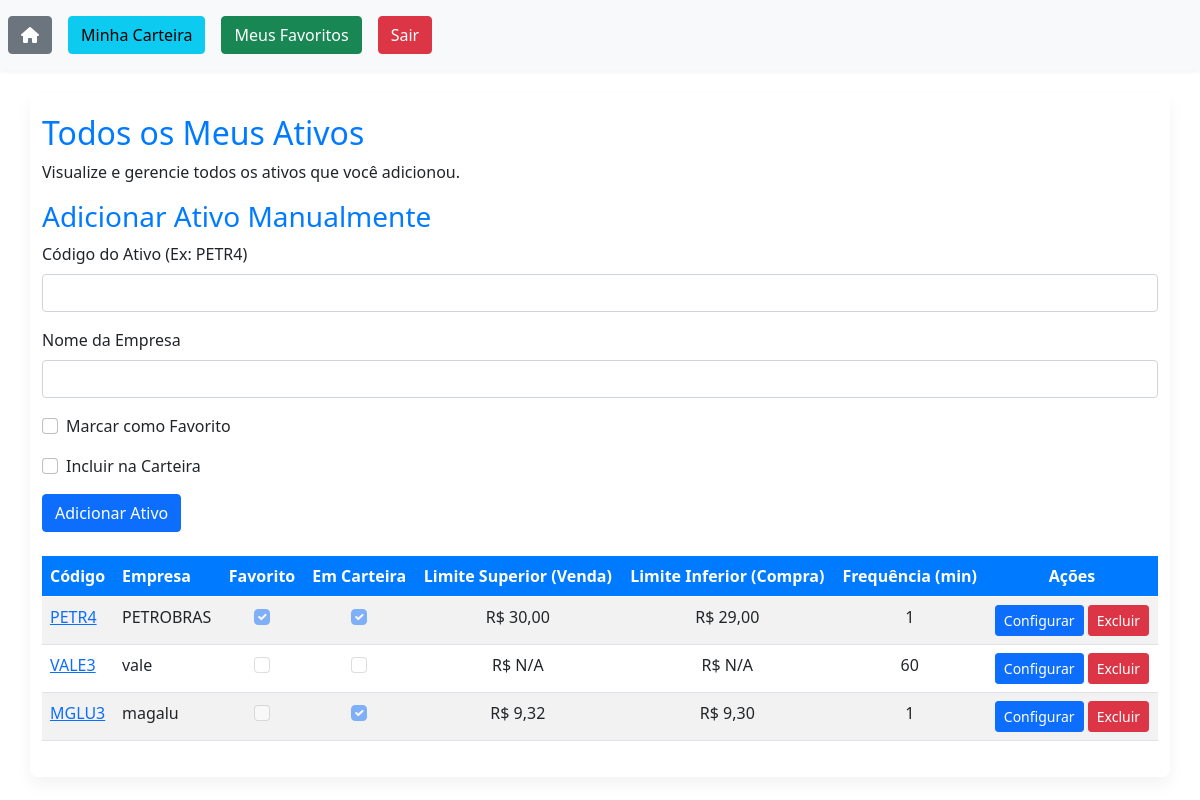
The page /ativos_user/ (signed in) on the database its author committed.
### ativos_user/models.py (models this page shows, shortened)
class AtivosUser(models.Model):
    user = models.ForeignKey(User, on_delete=models.CASCADE)
    ativo = models.ForeignKey(Ativo, on_delete=models.CASCADE) # Alterado para o novo modelo Ativo
    limite_superior = models.DecimalField(max_digits=10, decimal_places=2, null=True, blank=True)
    limite_inferior = models.DecimalField(max_digits=10, decimal_places=2, null=True, blank=True)
    intervalo_verificacao = models.IntegerField(default=60)  # in minutes
    favorito = models.BooleanField(default=False)
    em_carteira = models.BooleanField(default=False)
    last_alert_sent = models.DateTimeField(null=True, blank=True) # Novo campo

class Ativo(models.Model): # Novo modelo Ativo
    cod_ativo = models.CharField(max_length=10, unique=True)
    nome_empresa = models.CharField(max_length=100)

### ativos_user/views.py (the view)
# urls.py: path('', home_ativos, name='home_ativos'),
@login_required(login_url='login')
def home_ativos(request): # Nova view para a Home
    user = request.user
    busca = request.GET.get('cod-ativo')
    if busca:
        ativos_list = AtivosUser.objects.filter(
            Q(ativo__cod_ativo__icontains=busca) | Q(ativo__nome_empresa__icontains=busca),
            user=user,
        )
    else:
        ativos_list = AtivosUser.objects.filter(user=user) # Listar todos os ativos do usuário
    for ativo in ativos_list:
        ativo.form = AtivoUserForm(instance=ativo)
    paginacao = Paginator(ativos_list, 10)
    page = request.GET.get('page')
    ativos_por_pagina = paginacao.get_page(page)
    return render(request, 'home_ativos.html', {'ativos': ativos_por_pagina})

### ativos_user/templates/home_ativos.html (shortened to what this page needs)
{% extends 'base.html' %}
{% load static %}
{% block body %}
<div class="container mt-4">
    <div class="row">
        <div class="col">
            <h2>Todos os Meus Ativos</h2>
            <p>Visualize e gerencie todos os ativos que você adicionou.</p>
        </div>
    </div>
    <div class="row mb-4">
        <div class="col-md-12">
            <h3>Adicionar Ativo Manualmente</h3>
            <form method="POST" action="{% url 'ativos_user:add_manual_asset' %}">
                <div class="mb-3">
                    <label for="cod_ativo_manual" class="form-label">Código do Ativo (Ex: PETR4)</label>
                    <input type="text" class="form-control" id="cod_ativo_manual" name="cod_ativo" required>
                </div>
                <div class="mb-3">
                    <label for="nome_empresa_manual" class="form-label">Nome da Empresa</label>
                    <input type="text" class="form-control" id="nome_empresa_manual" name="nome_empresa" required>
                </div>
                <div class="mb-3 form-check">
                    <input type="checkbox" class="form-check-input" id="favorito_manual" name="favorito">
                    <label class="form-check-label" for="favorito_manual">Marcar como Favorito</label>
                </div>
                <div class="mb-3 form-check">
                    <input type="checkbox" class="form-check-input" id="em_carteira_manual" name="em_carteira">
                    <label class="form-check-label" for="em_carteira_manual">Incluir na Carteira</label>
                </div>
                <button type="submit" class="btn btn-primary">Adicionar Ativo</button>
            </form>
        </div>
    </div>
    <div class="table-responsive">
        <table class="table table-striped table-hover">
            <thead class="thead-dark">
                <tr>
                    <th scope="col">Código</th>
                    <th scope="col">Empresa</th>
                    <th scope="col" class="text-center">Favorito</th>
                    <th scope="col" class="text-center">Em Carteira</th>
                    <th scope="col" class="text-center">Limite Superior (Venda)</th>
                    <th scope="col" class="text-center">Limite Inferior (Compra)</th>
                    <th scope="col" class="text-center">Frequência (min)</th>
                    <th scope="col" class="text-center">Ações</th>
                </tr>
            </thead>
            <tbody>
                {% for ativo in ativos %}
                <tr>
                    <td>
                        <a href="{% url 'ativos_user:detalhes_ativo' ativo.id %}">{{ ativo.ativo.cod_ativo }}</a>
                    </td>
                    <td>{{ ativo.ativo.nome_empresa }}</td>
                    <td class="text-center">
                        <input class="form-check-input" type="checkbox" {% if ativo.favorito %} checked {% endif %} disabled>
                    </td>
                    <td class="text-center">
                        <input class="form-check-input" type="checkbox" {% if ativo.em_carteira %} checked {% endif %} disabled>
                    </td>
                    <td class="text-center">R$ {{ ativo.limite_superior|default:"N/A" }}</td>
                    <td class="text-center">R$ {{ ativo.limite_inferior|default:"N/A" }}</td>
                    <td class="text-center">{{ ativo.intervalo_verificacao|default:"N/A" }}</td>
                    <td class="text-center">
                        <button type="button" class="btn btn-primary btn-sm" data-bs-toggle="modal" data-bs-target="#configModal-{{ ativo.id }}">
                            Configurar
                        </button>
                        <button type="button" class="btn btn-danger btn-sm" data-bs-toggle="modal" data-bs-target="#confirmDeleteModal-{{ ativo.id }}">
                            Excluir
                        </button>
                    </td>
                </tr>
                {% empty %}
                <tr>
                    <td colspan="8" class="text-center">Você ainda não adicionou ativos para monitorar.</td>
                </tr>
                {% endfor %}
            </tbody>
        </table>
    </div>
</div>
{% endblock %}

### templates/static/css/style.css (style rules this page uses)
body { font-family: 'Segoe UI', Tahoma, Geneva, Verdana, sans-serif; background-color: #f8f9fa; color: #343a40; }
.btn-primary, .btn-success, .btn-info, .btn-danger { border-radius: 0.25rem; font-weight: 500; }
.btn-primary { background-color: #007bff; border-color: #007bff; }
.btn-danger { background-color: #dc3545; border-color: #dc3545; }
.container { margin-top: 20px; padding: 20px; background-color: #ffffff; border-radius: 0.5rem; box-shadow: 0 0.5rem 1rem rgba(0,0,0,.05); }
h1, h2, h3 { color: #007bff; margin-bottom: 20px; }
.table thead th { background-color: #007bff; color: #ffffff; border-color: #007bff; }
.form-label { font-weight: 500; }

### rows shown on the page
AtivosUser: ativo.cod_ativo "PETR4", ativo.nome_empresa "PETROBRAS", favorito "☑", em_carteira "☑", limite_superior "30,00", limite_inferior "29,00", intervalo_verificacao "1"
AtivosUser: ativo.cod_ativo "VALE3", ativo.nome_empresa "vale", limite_superior "N/A", limite_inferior "N/A", intervalo_verificacao "60"
AtivosUser: ativo.cod_ativo "MGLU3", ativo.nome_empresa "magalu", em_carteira "☑", limite_superior "9,32", limite_inferior "9,30", intervalo_verificacao "1"
